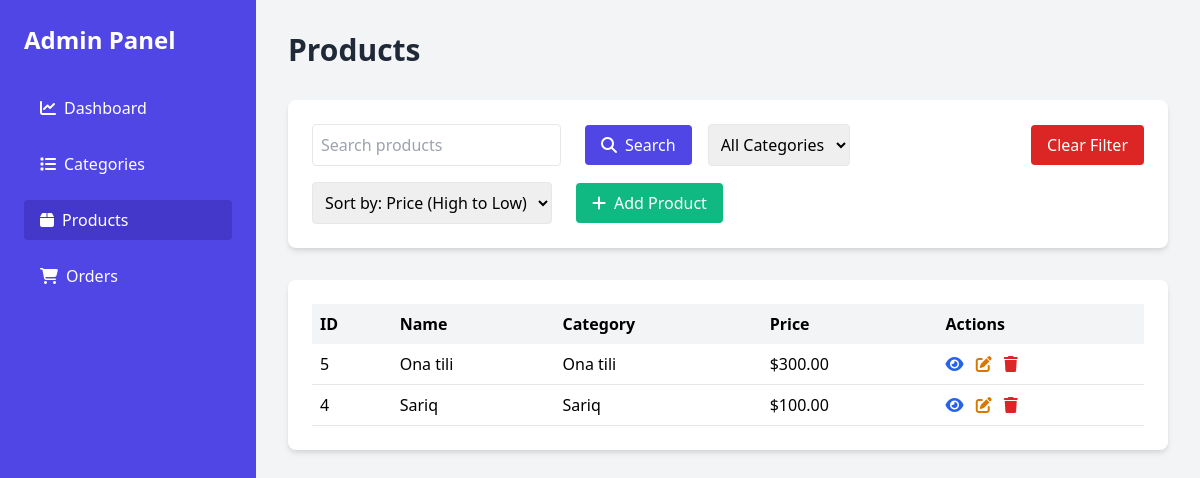
The app's page /products/list/, older data.
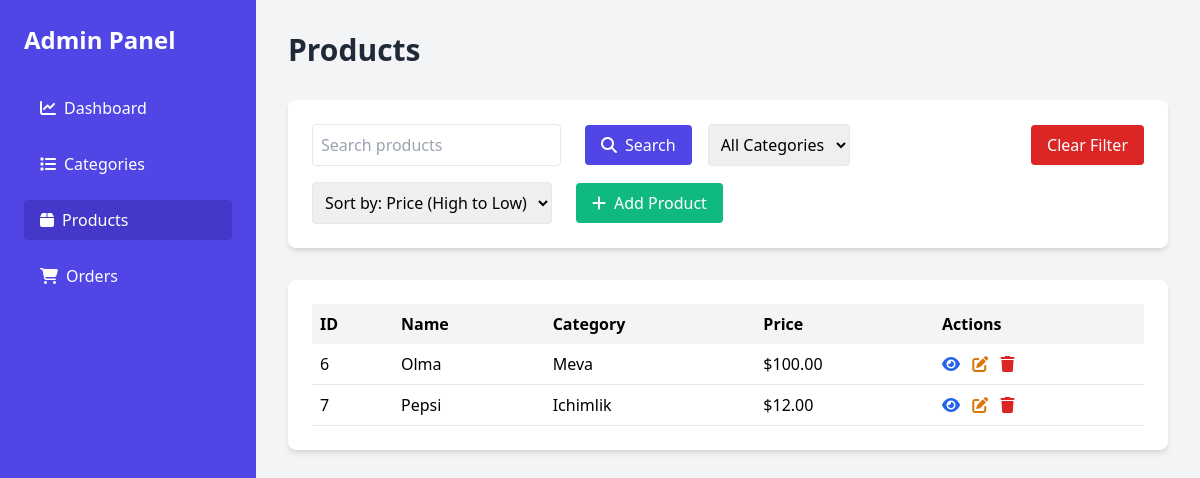
The same page, newer data.
### products/models.py (models this page shows, shortened)
class Product(BaseModel):
   name = models.CharField(max_length=100)
   category = models.ForeignKey(Category, on_delete=models.CASCADE, related_name='products')
   price = models.DecimalField(max_digits=10, decimal_places=2)
   desc = models.TextField()
   image = models.ImageField(upload_to='products_image/')
   def get_detail_url(self):
      return reverse('products:detail', args=[self.pk])
   def get_delete_url(self):
      return reverse('products:delete', args=[self.pk])
   def get_update_url(self):
      return reverse('products:update', args=[self.pk])

### categories/models.py (models this page shows, shortened)
class Category(BaseModel):
    name = models.CharField(max_length=100)
    desc = models.TextField()
    image = models.ImageField(upload_to='categories_image/')
    def __str__(self):
        return self.name

### products/views.py (the view)
# urls.py: path('list/', views.product_list, name='list'),
def product_list(request):
    categories = Category.objects.all()
    search_query = request.GET.get('search', '')
    selected_category = request.GET.get('category', '')
    sort_by = request.GET.get('sort_by', 'high')
    products = Product.objects.all()
    if search_query:
        products = products.filter(name__icontains=search_query)
    if selected_category:
        products = products.filter(category__name__icontains=selected_category)
    if sort_by == 'low':
        products = products.order_by('price')
    elif sort_by == 'high':
        products = products.order_by('-price')
    else:
        products = products.order_by('name')
    ctx = {
        'products': products,
        'categories': categories,
        'search': search_query,
        'selected_category': selected_category,
        'sort_by': sort_by,
    }
    return render(request, 'products/list.html', ctx)

### templates/products/list.html (shortened to what this page needs)
{% extends 'base.html' %}
{% block content %}
<main class="flex-1 p-8 overflow-y-auto">
    <header class="flex justify-between items-center mb-8">
        <h2 class="text-3xl font-bold text-gray-800">Products</h2>
    </header>
    <div class="bg-white p-6 rounded-lg shadow-md mb-8 animate-fadeIn">
        <form method="get" class="flex flex-wrap gap-4 items-center justify-between">
            <div class="flex flex-wrap gap-4 items-center">
                <input name="search" type="text" placeholder="Search products" class="border p-2 rounded" value="{{ search }}">
                 <button type="submit" class="bg-indigo-600 text-white px-4 py-2 rounded hover:bg-indigo-700 transition-colors duration-200 ml-2">
                    <i class="fas fa-search mr-2"></i>Search
                </button>
                <select class="border p-2 rounded" name="category" onchange="this.form.submit()">
                    <option value="">All Categories</option>
                </select>
            </div>
             <a href="{% url 'products:list' %}" type="submit" class="bg-red-600 text-white px-4 py-2 rounded hover:bg-red-700 transition-colors duration-200 ml-2">
                Clear Filter
             </a>
            <div class="flex gap-4 items-center">
                <select name="sort_by" class="border p-2 rounded" onchange="this.form.submit()">
                    <option value="high" {% if sort_by == 'high' %}selected{% endif %}>Sort by: Price (High to Low)</option>
                </select>
                <a href="{% url 'products:create' %}" class="bg-green-500 text-white px-4 py-2 rounded hover:bg-green-600 transition-colors duration-200 ml-2">
                    <i class="fas fa-plus mr-2"></i>Add Product
                </a>
            </div>
        </form>
    </div>
    {% if products %}
        <div class="bg-white p-6 rounded-lg shadow-md animate-fadeIn">
            <table class="w-full">
                <thead>
                    <tr class="bg-gray-100">
                        <th class="p-2 text-left">ID</th>
                        <th class="p-2 text-left">Name</th>
                        <th class="p-2 text-left">Category</th>
                        <th class="p-2 text-left">Price</th>
                        <th class="p-2 text-left">Actions</th>
                    </tr>
                </thead>
                {% for product in products %}
                <tbody>
                    <tr class="border-b">
                        <td class="p-2">{{ product.id }}</td>
                        <td class="p-2"> {{ product.name }}</td>
                        <td class="p-2">{{ product.category }}</td>
                        <td class="p-2">${{ product.price }}</td>
                        <td class="p-2">
                            <a href="{{ product.get_detail_url }}" class="text-blue-600 hover:text-blue-800 mr-2"><i class="fas fa-eye"></i></a>
                            <a href="{{ product.get_update_url }}" class="text-yellow-600 hover:text-yellow-800 mr-2"><i class="fas fa-edit"></i></a>
                            <a href="{{ product.get_delete_url }}" class="text-red-600 hover:text-red-800"><i class="fas fa-trash"></i></a>
                        </td>
                    </tr>
                </tbody>
                {% endfor %}
            </table>
        </div>
    {% else %}
        <h2 class="text-2xl font-bold text-center text-gray-700 p-6 bg-gradient-to-r from-blue-300 to-blue-500 rounded-lg shadow-md flex items-center justify-center space-x-3">
            <i class="fas fa-folder-open text-yellow-500"></i>
            <span>There are no products yet</span>
        </h2>
    {% endif %}
</main>
{% endblock %}

### templates/base.html (shortened to what this page needs)
<!DOCTYPE html>
{% load static %}
<html lang="en">
<head>
    <link href="https://cdn.jsdelivr.net/npm/tailwindcss@2.2.19/dist/tailwind.min.css" rel="stylesheet">
    <link rel="stylesheet" href="https://cdnjs.cloudflare.com/ajax/libs/font-awesome/6.4.0/css/all.min.css">
    <link rel="stylesheet" href="{% static 'css/styles.css' %}">
</head>
<body class="bg-gray-100 font-sans">
    <div class="flex h-screen">
        {% include 'includes/header.html' %}
        {% block content %} {% endblock %}
    </div>
</body>
</html>

### templates/includes/header.html
<aside class="w-64 bg-indigo-600 text-white p-6 hidden md:block">
    <h1 class="text-2xl font-bold mb-8">Admin Panel</h1>
    <nav>
        <ul class="space-y-4">
            <li>
                <a href="{% url 'home' %}"
                   class="block py-2 px-4 rounded transition-colors duration-200 {% if request.path == '/' %}bg-indigo-700{% else %}hover:bg-indigo-700{% endif %}">
                    <i class="fas fa-chart-line mr-2"></i>Dashboard
                </a>
            </li>
            <li>
                <a href="{% url 'categories:list' %}"
                   class="block py-2 px-4 rounded transition-colors duration-200 {% if 'categories' in request.path %}bg-indigo-700{% else %}hover:bg-indigo-700{% endif %}">
                    <i class="fas fa-list mr-2"></i>Categories
                </a>
            </li>
            <li>
                <a href="{% url 'products:list' %}"
                   class="block py-2 px-4 rounded transition-colors duration-200 {% if 'products' in request.path %}bg-indigo-700{% else %}hover:bg-indigo-700{% endif %}">
                    <i class="fas fa-box mr-2"></i>Products
                </a>
            </li>
            <li>
                <a href="{% url 'orders:list' %}"
                   class="block py-2 px-4 rounded transition-colors duration-200 {% if 'orders' in request.path %}bg-indigo-700{% else %}hover:bg-indigo-700{% endif %}">
                    <i class="fas fa-shopping-cart mr-2"></i>Orders
                </a>
            </li>
        </ul>
    </nav>
</aside>

### static/css/styles.css (style rules this page uses)
.animate-fadeIn { animation: fadeIn 0.5s ease-in-out; }

Row changes from the older to the newer data that the page shows:
removed Product: id "5", name "Ona tili", category "Ona tili", price "300.00"
removed Product: id "4", name "Sariq", category "Sariq", price "100.00"
added Product: id "6", name "Olma", category "Meva", price "100.00"
added Product: id "7", name "Pepsi", category "Ichimlik", price "12.00"
